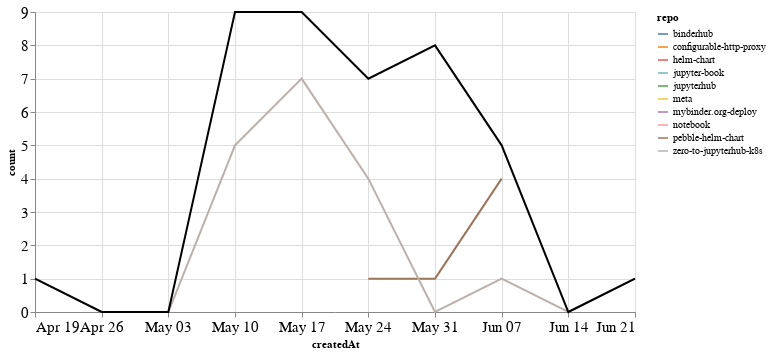

Notebook code cell kept with this figure:
### Markdown cell above
## PRs

### Code cell
prs_time = prs.groupby('repo').resample('W', on='createdAt').count()['author'].reset_index()
prs_time = prs_time.rename(columns={'author': 'count'})
prs_time_total = prs_time.groupby('createdAt').agg({"count": "sum"}).reset_index()

ch1 = alt.Chart(prs_time, width=600).mark_line().encode(
    x='createdAt',
    y='count',
    color='repo',
    tooltip="repo"
)

ch2 = alt.Chart(prs_time_total, width=600).mark_line(color="black").encode(
    x='createdAt',
    y='count',
)

ch1 + ch2

### Figure 1 — Vega-Lite specification as saved in the notebook (floating-point values rounded to 4 significant figures)
{"config": {"axisLeft": {"labelFontSize": 15}, "axisBottom": {"labelFontSize": 15}}, "layer": [{"data": {"name": "data-952927e7c805d917f9211b8b20b6d7c2"}, "mark": "line", "encoding": {"color": {"type": "nominal", "field": "repo"}, "tooltip": {"type": "nominal", "field": "repo"}, "x": {"type": "temporal", "field": "createdAt"}, "y": {"type": "quantitative", "field": "count"}}, "width": 600}, {"data": {"name": "data-b8697b5e612dd1133feb2eacce970a84"}, "mark": {"type": "line", "color": "black"}, "encoding": {"x": {"type": "temporal", "field": "createdAt"}, "y": {"type": "quantitative", "field": "count"}}, "width": 600}], "$schema": "https://vega.github.io/schema/vega-lite/v4.8.1.json", "datasets": {"data-952927e7c805d917f9211b8b20b6d7c2": [{"repo": "binderhub", "createdAt": "2020-05-24T00:00:00", "count": 2}, {"repo": "configurable-http-proxy", "createdAt": "2020-05-31T00:00:00", "count": 6}, {"repo": "helm-chart", "createdAt": "2020-05-10T00:00:00", "count": 1}, {"repo": "jupyter-book", "createdAt": "2020-05-10T00:00:00", "count": 2}, {"repo": "jupyterhub", "createdAt": "2020-05-17T00:00:00", "count": 1}, {"repo": "meta", "createdAt": "2020-05-10T00:00:00", "count": 1}, {"repo": "mybinder.org-deploy", "createdAt": "2020-05-31T00:00:00", "count": 1}, {"repo": "notebook", "createdAt": "2020-05-17T00:00:00", "count": 1}, {"repo": "pebble-helm-chart", "createdAt": "2020-05-24T00:00:00", "count": 1}, {"repo": "pebble-helm-chart", "createdAt": "2020-05-31T00:00:00", "count": 1}, {"repo": "pebble-helm-chart", "createdAt": "2020-06-07T00:00:00", "count": 4}, {"repo": "zero-to-jupyterhub-k8s", "createdAt": "2020-04-19T00:00:00", "count": 1}, {"repo": "zero-to-jupyterhub-k8s", "createdAt": "2020-04-26T00:00:00", "count": 0}, {"repo": "zero-to-jupyterhub-k8s", "createdAt": "2020-05-03T00:00:00", "count": 0}, {"repo": "zero-to-jupyterhub-k8s", "createdAt": "2020-05-10T00:00:00", "count": 5}, {"repo": "zero-to-jupyterhub-k8s", "createdAt": "2020-05-17T00:00:00", "count": 7}, {"repo": "zero-to-jupyterhub-k8s", "createdAt": "2020-05-24T00:00:00", "count": 4}, {"repo": "zero-to-jupyterhub-k8s", "createdAt": "2020-05-31T00:00:00", "count": 0}, {"repo": "zero-to-jupyterhub-k8s", "createdAt": "2020-06-07T00:00:00", "count": 1}, {"repo": "zero-to-jupyterhub-k8s", "createdAt": "2020-06-14T00:00:00", "count": 0}, {"repo": "zero-to-jupyterhub-k8s", "createdAt": "2020-06-21T00:00:00", "count": 1}], "data-b8697b5e612dd1133feb2eacce970a84": [{"createdAt": "2020-04-19T00:00:00", "count": 1}, {"createdAt": "2020-04-26T00:00:00", "count": 0}, {"createdAt": "2020-05-03T00:00:00", "count": 0}, {"createdAt": "2020-05-10T00:00:00", "count": 9}, {"createdAt": "2020-05-17T00:00:00", "count": 9}, {"createdAt": "2020-05-24T00:00:00", "count": 7}, {"createdAt": "2020-05-31T00:00:00", "count": 8}, {"createdAt": "2020-06-07T00:00:00", "count": 5}, {"createdAt": "2020-06-14T00:00:00", "count": 0}, {"createdAt": "2020-06-21T00:00:00", "count": 1}]}}
